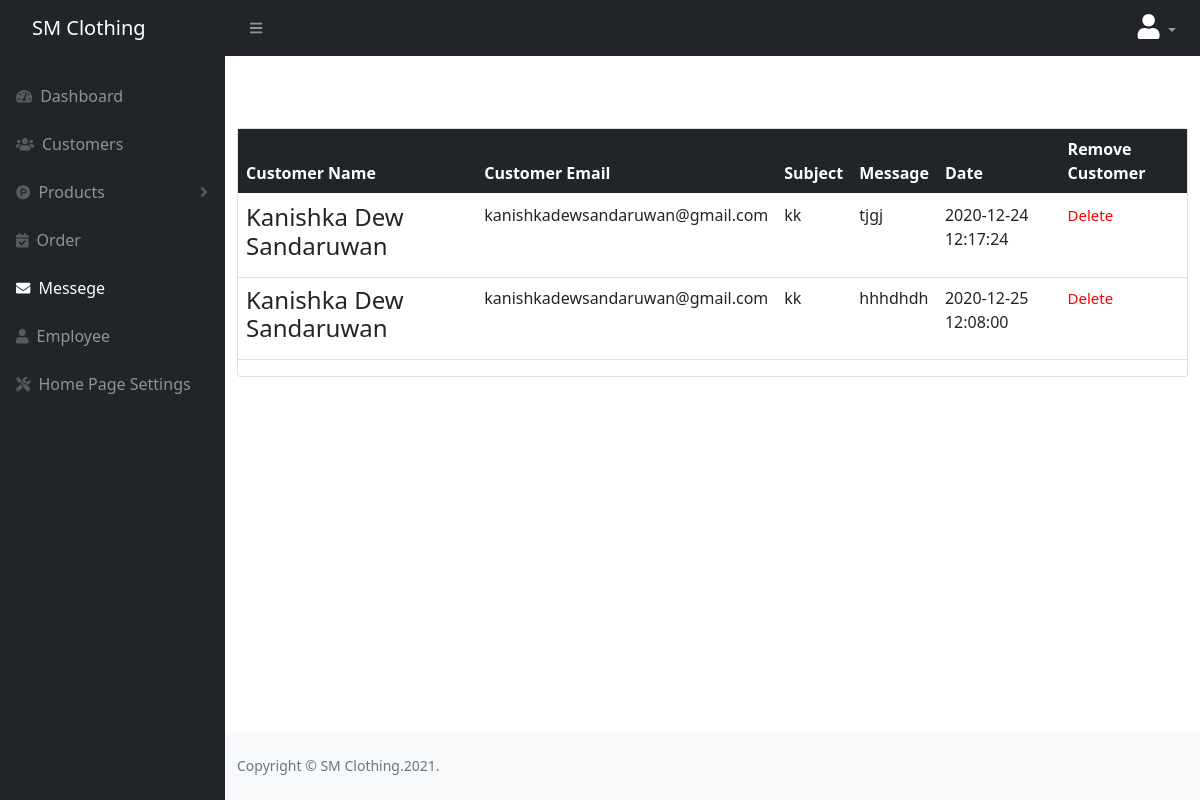
Page /dashboard/messege.php (signed in) on the committed database.
### tables this page shows
CREATE TABLE `message` (
  `m_id` int(11) NOT NULL,
  `name` varchar(255) NOT NULL,
  `email` varchar(255) NOT NULL,
  `subject` varchar(255) NOT NULL,
  `message` varchar(255) NOT NULL,
  `trn_date` datetime NOT NULL,
  `msg_read` varchar(255) NOT NULL
);

### dashboard/messege.php (the view, shortened to what this page needs)
<?php require_once 'head.php'; ?>
            <div id="layoutSidenav_content">
                <main>
                    <div class="container-fluid">
                      <div class="row mt-5">
                           <div class="col-md-12 mt-4">
                        <div class="card">
                            <div class="table-responsive">
                                <table class="table v-middle">
                                    <thead>
                                        <tr class="bg-dark">
                                            <th class="border-top-0 text-white">Customer Name</th>
                                            <th class="border-top-0 text-white">Customer Email</th>
                                            <th class="border-top-0 text-white">Subject</th>
                                            <th class="border-top-0 text-white">Message</th>
                                            <th class="border-top-0 text-white">Date</th>
                                            <th class="border-top-0 text-white">Remove Customer</th>
                                        </tr>
                                    </thead>
                                    <?php
                                    $count=1;
                                      $viewquery = " SELECT * FROM message";
                                      $viewresult = mysqli_query($con,$viewquery);
                                     ?>
                                    <tbody>
                                      <?php while($row = mysqli_fetch_assoc($viewresult)) { ?>
                                        <tr>
                                            <td>
                                                <div class="d-flex align-items-center">
                                                    <div class="">
                                                        <h4 class="m-b-0 font-16"><?php echo $row['name']; ?></h4>
                                                    </div>
                                                </div>
                                            </td>
                                            <td><?php echo $row['email']; ?></td>
                                            <td><?php echo $row['subject']; ?></td>
                                            <td>
                                                <label class="label label-danger"><?php echo $row['message']; ?></label>
                                            </td>
                                            <td><?php echo $row['trn_date']; ?></td>
                                            <td><a style="text-decoration: none; color: red; font-size: 15px;" href="delete.php?m_id=<?php echo $row['m_id']; ?>">Delete</a></td>
                                        </tr>
                                        <?php   $count++; } ?>
                                    </tbody>
                                </table>
                            </div>
                        </div>
                    </div>
                      </div>
                    </div>
                </main>
                <footer class="py-4 bg-light mt-auto">
                    <div class="container-fluid">
                        <div class="d-flex align-items-center justify-content-between small">
                            <div class="text-muted">Copyright &copy; SM Clothing.2021.</div>
                        </div>
                    </div>
                </footer>
            </div>
        </div>
    </body>
</html>

### rows in the picture
message: name "Kanishka Dew Sandaruwan", email "kanishkadewsandaruwan@gmail.com", subject "kk", message "tjgj", trn_date "2020-12-24 12:17:24"
message: name "Kanishka Dew Sandaruwan", email "kanishkadewsandaruwan@gmail.com", subject "kk", message "hhhdhdh", trn_date "2020-12-25 12:08:00"
